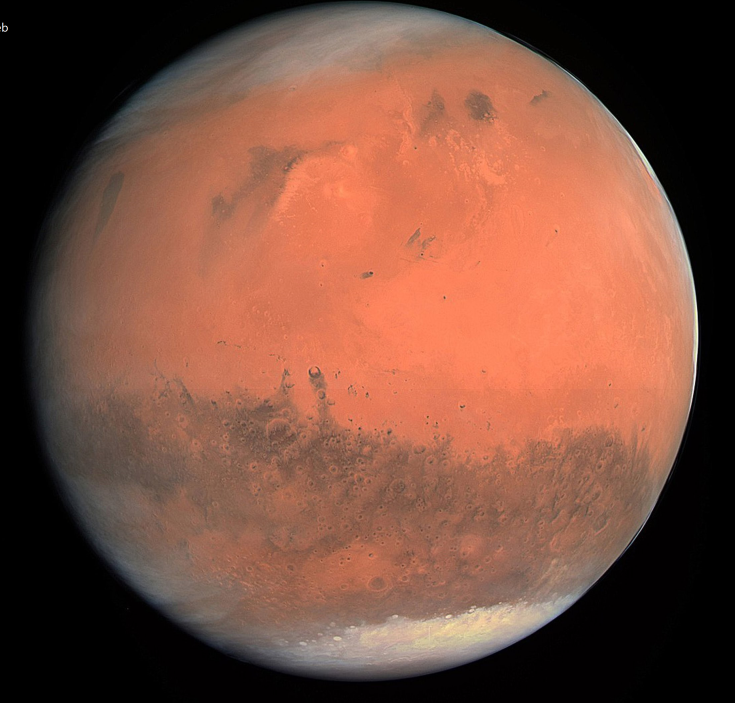
#> input picture Week 4/Goat.png, 2204 x 2109 px, found by its file name (shown at 1/3 size)
$ jupyter execute 'Practice 4.ipynb'   (older library calls are emulated)
#> lines starting #> are read from the running program, lines starting #| are printed output that depends on the picture
[cell 1]
# Laplacian Edge Detection

import cv2

# Load the image
image = cv2.imread(r"C:\Users\maxos\CSC418\dmoru883-dmoruCSC418\Week 4\Goat.png", cv2.IMREAD_GRAYSCALE)
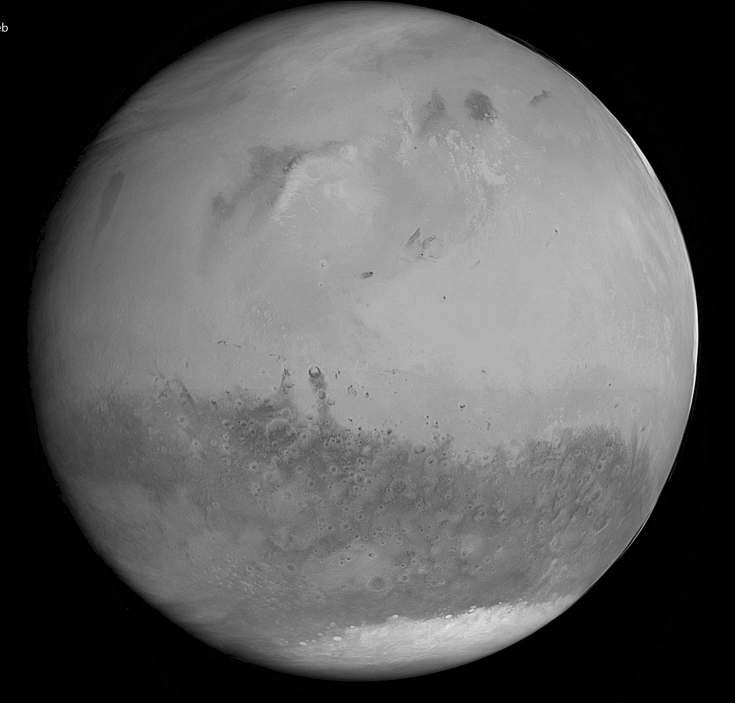
#> image: shape (2109, 2204) (shown at 1/3 size); min 0, max 255, mean 93.4

# Resize images
image = cv2.resize(image, (400, 400))
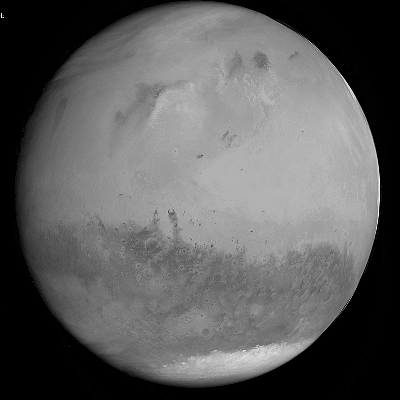
#> image: shape (400, 400); min 0, max 253, mean 93.3

# Perform Gaussian Blur
# image = cv2.GaussianBlur(image, (5, 5), 0)

# Apply Laplacian edge detection
laplacian = cv2.Laplacian(image, cv2.CV_64F)
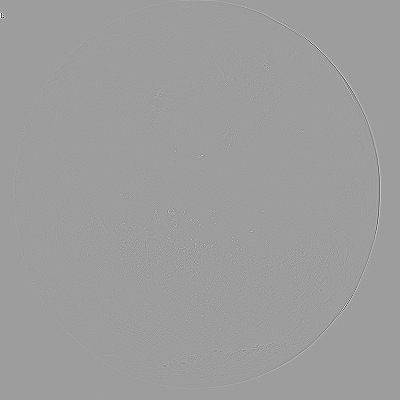
#> laplacian: shape (400, 400) float64; min -877, max 541, mean 0; drawn with min black and max white

# Convert the output to an 8-bit image
laplacian = cv2.convertScaleAbs(laplacian)
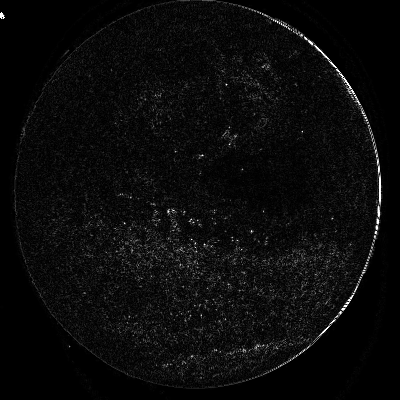
#> laplacian: shape (400, 400); min 0, max 255, mean 10.7

# Display the original image and the Laplacian edges
cv2.imshow('Original', image)
cv2.imshow('Laplacian Edges', laplacian)

# Wait for a key press and close all windows
cv2.waitKey(0)
cv2.destroyAllWindows()
